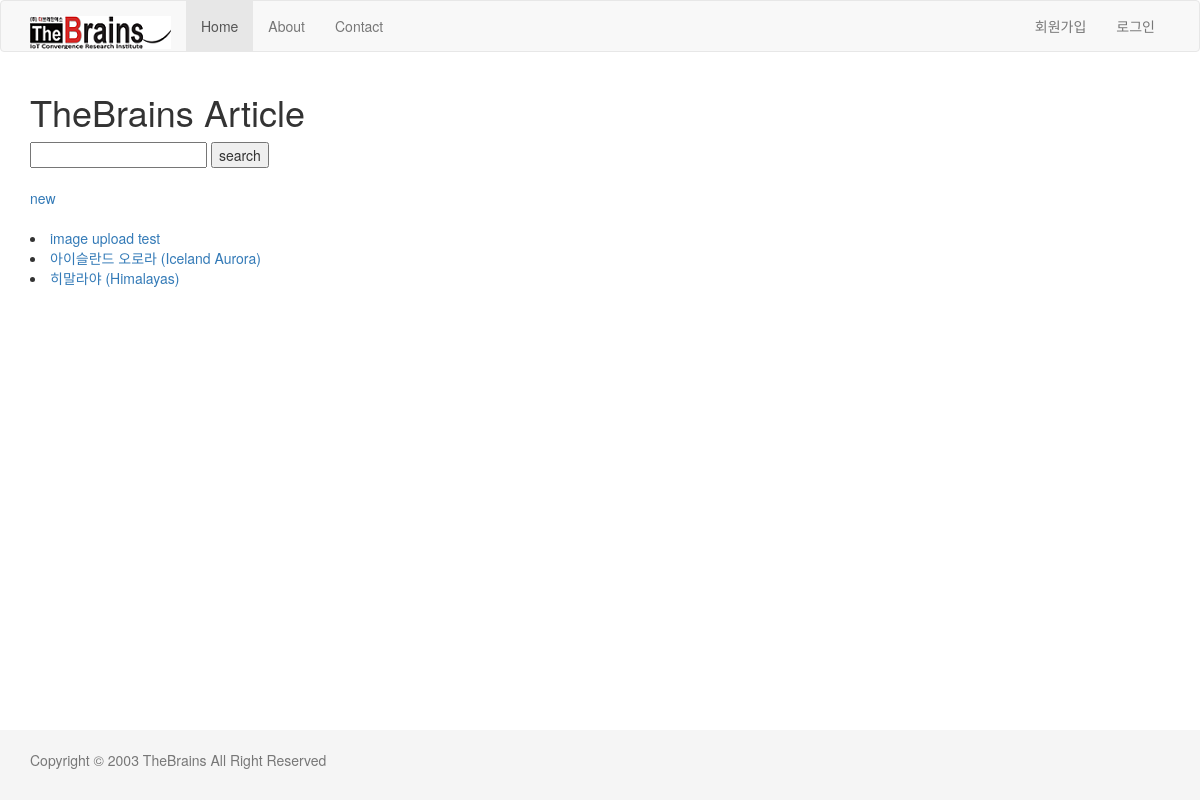
The app's page /article/ with its own data.
### article/models.py (models this page shows, shortened)
class Article(models.Model):
    title = models.CharField(max_length=100)
    body = models.TextField()
    status = models.CharField(max_length=1, choices=STATUS_CHOICES)
    photo = models.ImageField(blank=True, upload_to='article/%Y/%m/%d')

### article/views.py (the view)
# urls.py: path('', views.MyListView.as_view(), name='list'),
class MyListView(ListView):
    model = Article

### article/context_processors.py (called while the page is built)
def article(request):
    return {
        'today' : timezone.now(),
    }

### article/templates/article/article_list.html
{% extends "layout.html" %}
{% block content %}
    <h1>TheBrains Article </h1>
    <form action="" method="get">
        <input type="text" name="q" value="{{q}}" />
        <input type="submit" value="search" />
    </form>
    <br />
    <a href="{% url 'article:new' %}">new</a>
    <br />
    <br />
    {% for article in article_list %}
        <li>
            <a href="{% url 'article:detail' article.id %}">{{article.title}}</a>
        </li>
    {% endfor %}
{% endblock content %}

### myproject/templates/layout.html (style rules this page uses)
html { position: relative; min-height: 100% }
body { margin-bottom: 60px }

### records on screen
Article: title "image upload test"
Article: title "아이슬란드 오로라 (Iceland Aurora)"
Article: title "히말라야 (Himalayas)"
